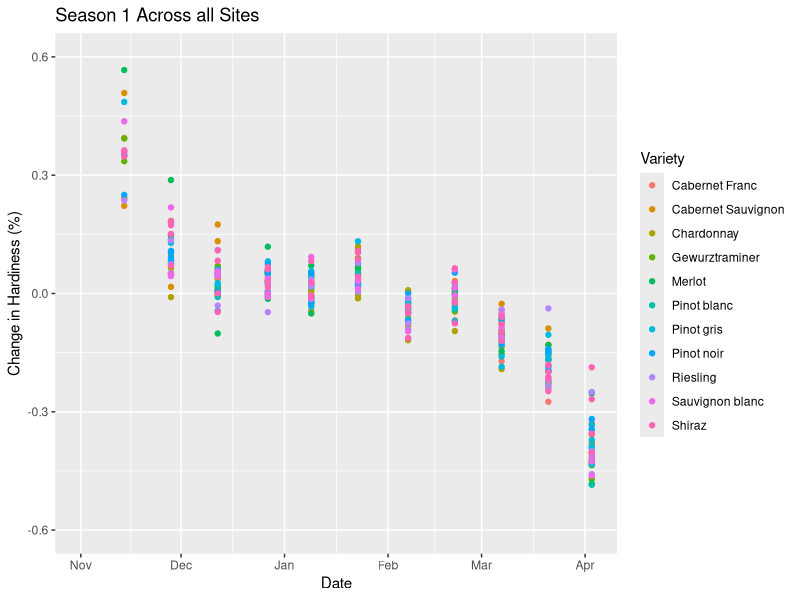
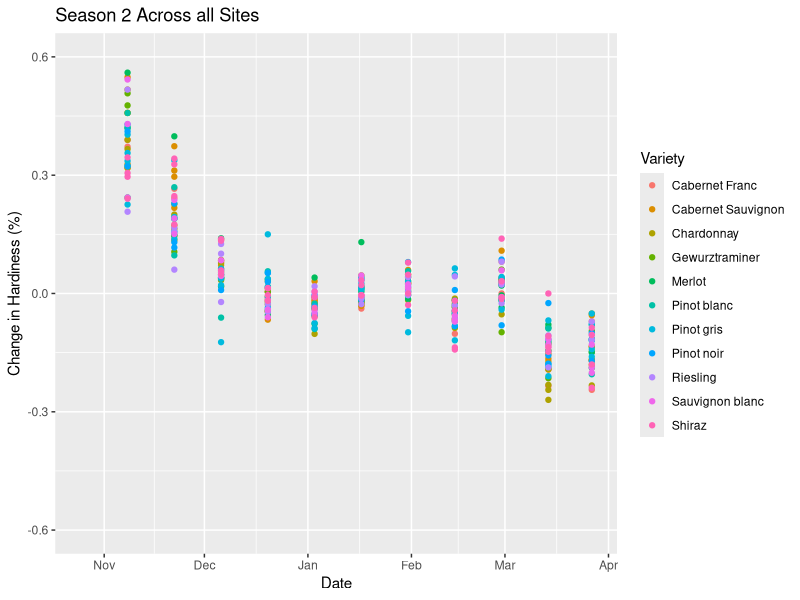
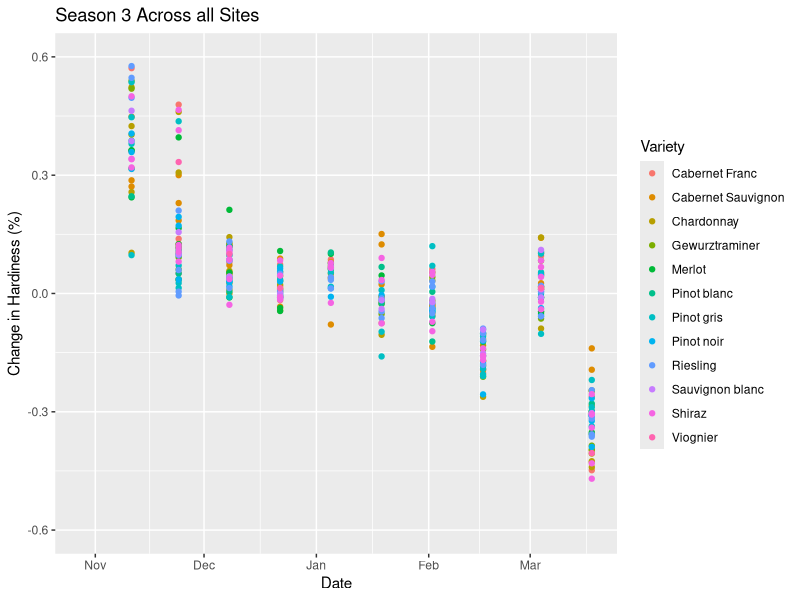
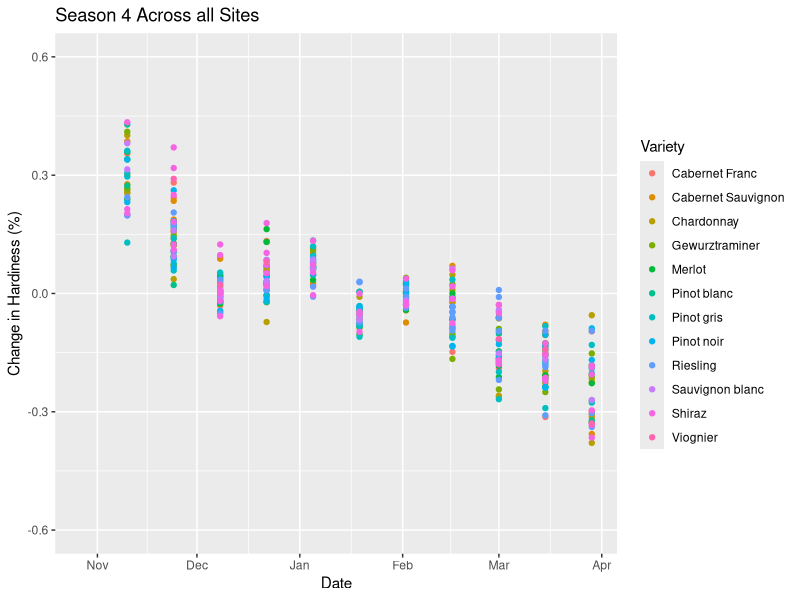
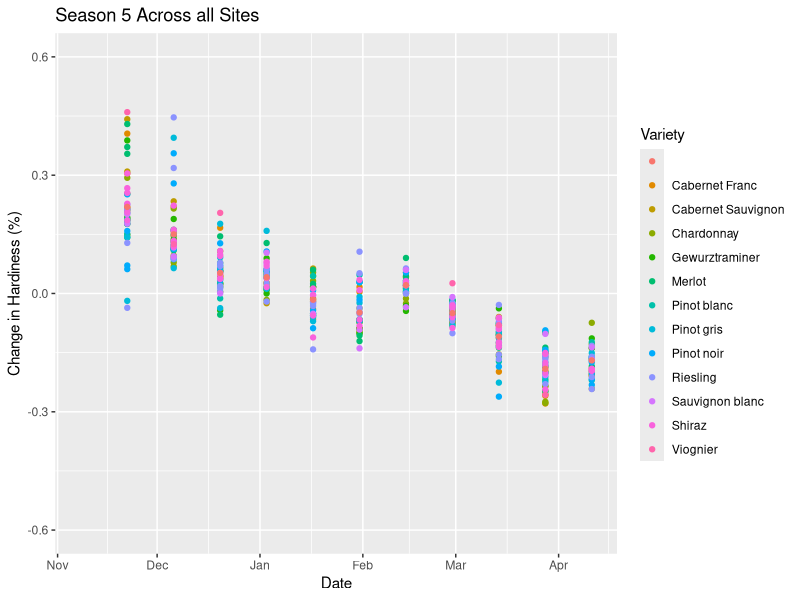
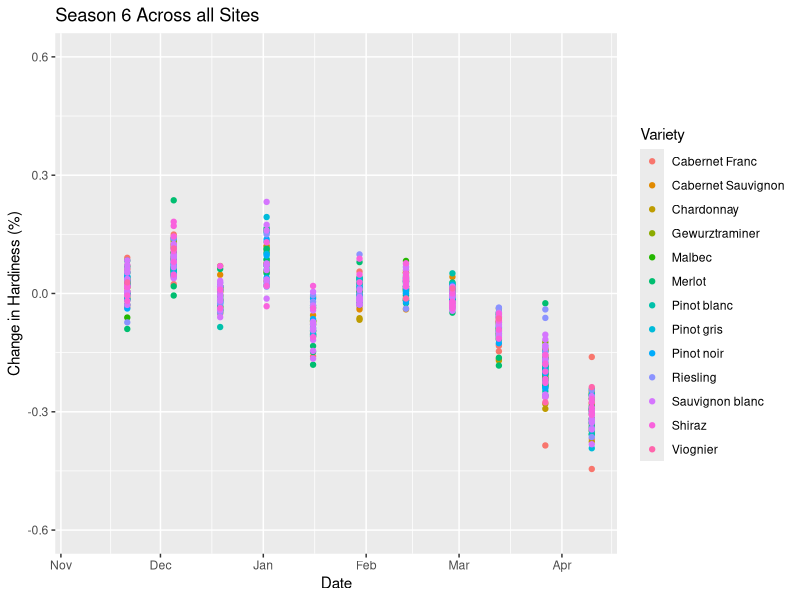
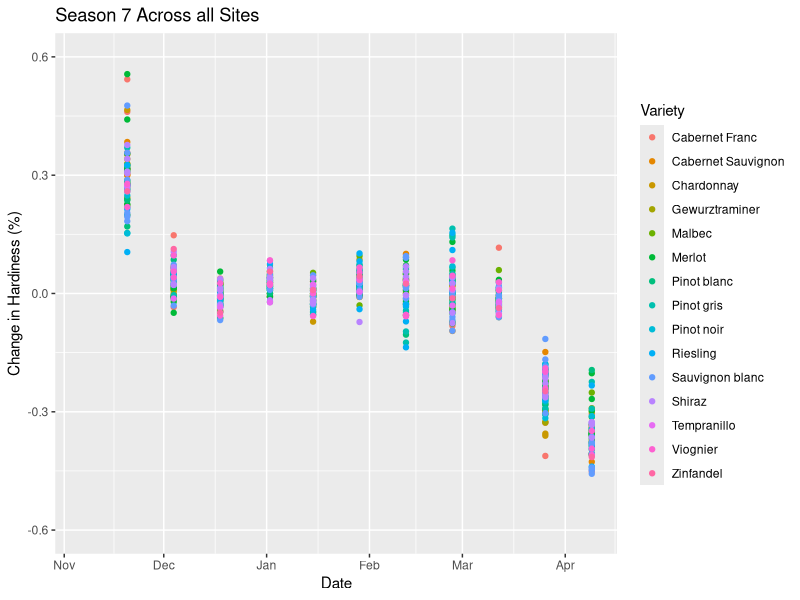

The R script that drew these images, in order:
# visualizing percent change in hardiness to separate CA / CD phases
# plotting pct_chg and hardiness on the same plot screen

library(ggplot2)
library(dplyr)

# load data

# separate by season

# plot hardiness and hardiness pct_chg on same graph per season
# differentiate variety with colors and site with shapes
# ggplot aes() object specs https://ggplot2.tidyverse.org/articles/ggplot2-specs.html # nolint

# setting wd to ./viz to adhere to analogue to ML wd
setwd("c:/users/adamf/onedrive/documents/code/hardiness/viz")

hardiness <- read.csv("../data/model_train.csv")

# changing datetime to be the correct type
hardiness$datetime <- as.Date(hardiness$datetime, format = "%Y-%m-%d")

# split up the data into unique seasons
seasons <- hardiness %>% group_by(season) %>% group_split()

for (season in unique(hardiness$season)) {
    site_counts <- seasons[[season]] %>%
    group_by(site) %>%
    summarize(count = n())

    max_site <- site_counts$site[site_counts$count == max(site_counts$count)]

    max_site_data <- seasons[[season]][seasons[[season]]$site == max_site, ]
    season_num <- unique(seasons[[season]]$season)[1]

    ggplot(seasons[[season]], aes(datetime, hardiness_pct_chg)) + # nolint
    geom_point(aes(color = variety)) +
    ylim(-0.6, 0.6) +
    labs(title = paste("Season", season_num, "Across all Sites"),
    y = "Change in Hardiness (%)",
    x = "Date",
    colour = "Variety")

    ggsave(paste0("pct_chg/", "season", "_", season_num, ".png"))
}
